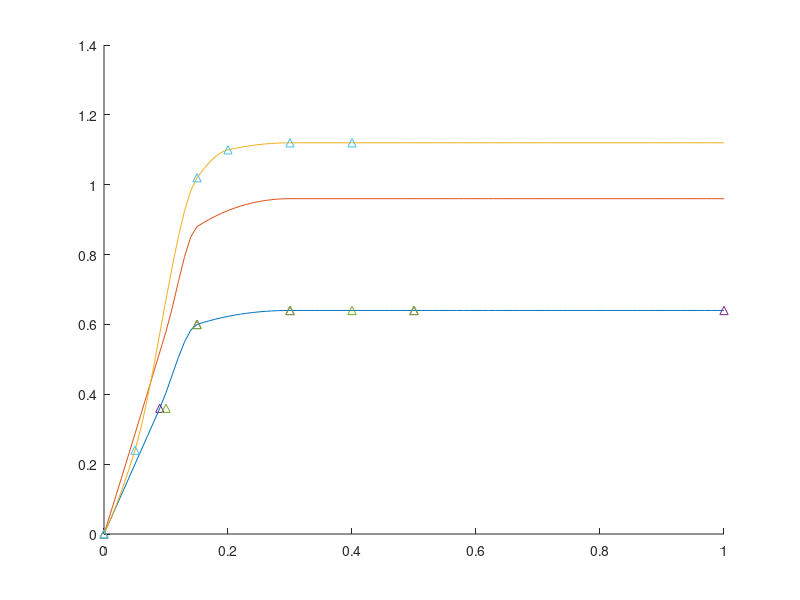

Write MATLAB code to recreate this figure.
V4=[0 .09 .15 .3 .5 1];
I4=[0 .36 .6 .64 .64 .64];
VV4=0:.01:1;
II4=pchip(V4,I4,VV4);


V6=[0 .1 .15 .3 .4 .5];
I6=[0 .58 .88 .96 .96 .96];
VV6=0:.01:1;
II6=pchip(V6,I6,VV6);

V7=[0 .05 .15 .2 .3 .4];
I7=[0 .24 1.02 1.10 1.12 1.12];
VV7=0:.01:1;
II7=pchip(V7,I7,VV7);

hold on;
plot(VV4,II4);
plot(VV6,II6);
plot(VV7,II7);

plot(V4,I4,'^',V6,I4,'^',V7,I7,'^');

hold off;